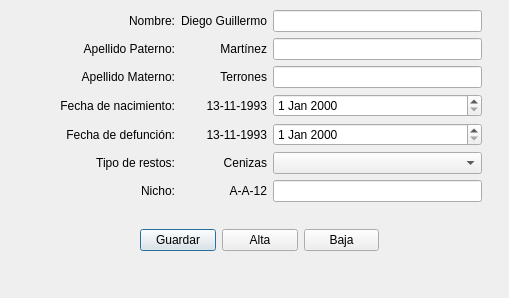
<?xml version="1.0" encoding="UTF-8"?>
<ui version="4.0">
 <class>ModifyDeceased</class>
 <widget class="QDialog" name="ModifyDeceased">
  <property name="geometry">
   <rect>
    <x>0</x>
    <y>0</y>
    <width>509</width>
    <height>298</height>
   </rect>
  </property>
  <property name="windowTitle">
   <string>Modificación de usuario</string>
  </property>
  <widget class="QWidget" name="horizontalLayoutWidget">
   <property name="geometry">
    <rect>
     <x>140</x>
     <y>220</y>
     <width>239</width>
     <height>41</height>
    </rect>
   </property>
   <layout class="QHBoxLayout" name="horizontalLayout">
    <item>
     <widget class="QPushButton" name="pushButton">
      <property name="text">
       <string>Guardar</string>
      </property>
     </widget>
    </item>
    <item>
     <widget class="QPushButton" name="pushButton_2">
      <property name="text">
       <string>Alta</string>
      </property>
     </widget>
    </item>
    <item>
     <widget class="QPushButton" name="pushButton_3">
      <property name="text">
       <string>Baja</string>
      </property>
     </widget>
    </item>
   </layout>
  </widget>
  <widget class="QWidget" name="gridLayoutWidget">
   <property name="geometry">
    <rect>
     <x>60</x>
     <y>10</y>
     <width>422</width>
     <height>192</height>
    </rect>
   </property>
   <layout class="QGridLayout" name="gridLayout">
    <item row="2" column="1">
     <widget class="QLabel" name="label_9">
      <property name="text">
       <string>Terrones</string>
      </property>
      <property name="alignment">
       <set>Qt::AlignRight|Qt::AlignTrailing|Qt::AlignVCenter</set>
      </property>
     </widget>
    </item>
    <item row="3" column="1">
     <widget class="QLabel" name="label_10">
      <property name="text">
       <string>13-11-1993</string>
      </property>
      <property name="alignment">
       <set>Qt::AlignRight|Qt::AlignTrailing|Qt::AlignVCenter</set>
      </property>
     </widget>
    </item>
    <item row="1" column="0">
     <widget class="QLabel" name="label_2">
      <property name="text">
       <string>Apellido Paterno:</string>
      </property>
      <property name="alignment">
       <set>Qt::AlignRight|Qt::AlignTrailing|Qt::AlignVCenter</set>
      </property>
     </widget>
    </item>
    <item row="0" column="1">
     <widget class="QLabel" name="label_3">
      <property name="text">
       <string>Diego Guillermo</string>
      </property>
      <property name="alignment">
       <set>Qt::AlignRight|Qt::AlignTrailing|Qt::AlignVCenter</set>
      </property>
     </widget>
    </item>
    <item row="3" column="0">
     <widget class="QLabel" name="label_5">
      <property name="text">
       <string>Fecha de nacimiento:</string>
      </property>
      <property name="alignment">
       <set>Qt::AlignRight|Qt::AlignTrailing|Qt::AlignVCenter</set>
      </property>
     </widget>
    </item>
    <item row="0" column="2">
     <widget class="QLineEdit" name="lineEdit"/>
    </item>
    <item row="2" column="2">
     <widget class="QLineEdit" name="lineEdit_3"/>
    </item>
    <item row="5" column="0">
     <widget class="QLabel" name="label_7">
      <property name="text">
       <string>Tipo de restos:</string>
      </property>
      <property name="alignment">
       <set>Qt::AlignRight|Qt::AlignTrailing|Qt::AlignVCenter</set>
      </property>
     </widget>
    </item>
    <item row="4" column="0">
     <widget class="QLabel" name="label_6">
      <property name="text">
       <string>Fecha de defunción:</string>
      </property>
      <property name="alignment">
       <set>Qt::AlignRight|Qt::AlignTrailing|Qt::AlignVCenter</set>
      </property>
     </widget>
    </item>
    <item row="2" column="0">
     <widget class="QLabel" name="label_4">
      <property name="text">
       <string>Apellido Materno:</string>
      </property>
      <property name="alignment">
       <set>Qt::AlignRight|Qt::AlignTrailing|Qt::AlignVCenter</set>
      </property>
     </widget>
    </item>
    <item row="1" column="1">
     <widget class="QLabel" name="label_8">
      <property name="text">
       <string>Martínez</string>
      </property>
      <property name="alignment">
       <set>Qt::AlignRight|Qt::AlignTrailing|Qt::AlignVCenter</set>
      </property>
     </widget>
    </item>
    <item row="0" column="0">
     <widget class="QLabel" name="label">
      <property name="text">
       <string>Nombre:</string>
      </property>
      <property name="alignment">
       <set>Qt::AlignRight|Qt::AlignTrailing|Qt::AlignVCenter</set>
      </property>
     </widget>
    </item>
    <item row="1" column="2">
     <widget class="QLineEdit" name="lineEdit_2"/>
    </item>
    <item row="6" column="0">
     <widget class="QLabel" name="label_11">
      <property name="text">
       <string>Nicho:</string>
      </property>
      <property name="alignment">
       <set>Qt::AlignRight|Qt::AlignTrailing|Qt::AlignVCenter</set>
      </property>
     </widget>
    </item>
    <item row="4" column="1">
     <widget class="QLabel" name="label_12">
      <property name="text">
       <string>13-11-1993</string>
      </property>
      <property name="alignment">
       <set>Qt::AlignRight|Qt::AlignTrailing|Qt::AlignVCenter</set>
      </property>
     </widget>
    </item>
    <item row="5" column="1">
     <widget class="QLabel" name="label_13">
      <property name="text">
       <string>Cenizas</string>
      </property>
      <property name="alignment">
       <set>Qt::AlignRight|Qt::AlignTrailing|Qt::AlignVCenter</set>
      </property>
     </widget>
    </item>
    <item row="6" column="1">
     <widget class="QLabel" name="label_14">
      <property name="text">
       <string>A-A-12</string>
      </property>
      <property name="alignment">
       <set>Qt::AlignRight|Qt::AlignTrailing|Qt::AlignVCenter</set>
      </property>
     </widget>
    </item>
    <item row="3" column="2">
     <widget class="QDateEdit" name="dateEdit"/>
    </item>
    <item row="4" column="2">
     <widget class="QDateEdit" name="dateEdit_2"/>
    </item>
    <item row="5" column="2">
     <widget class="QComboBox" name="comboBox"/>
    </item>
    <item row="6" column="2">
     <widget class="QLineEdit" name="lineEdit_4"/>
    </item>
   </layout>
  </widget>
 </widget>
 <resources/>
 <connections/>
</ui>
